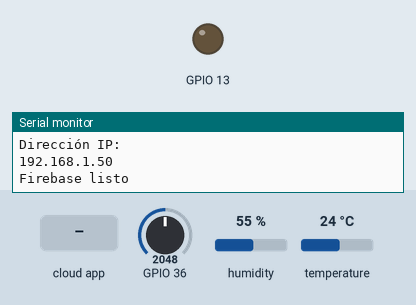
This sketch was run on a simulated ESP32. Parts: output pins drawn as LEDs (lit = HIGH), the last lines printed to the serial monitor. The inputs (shaded band) are chosen by the test bench; at power-on: GPIO 36 = 2048, humidity 55 %, temperature 24 °C. The Firebase database answers and starts empty.

Above: at 3.2 s.
3.3 s: the phone or cloud app sets action to START
At 5.7 s:
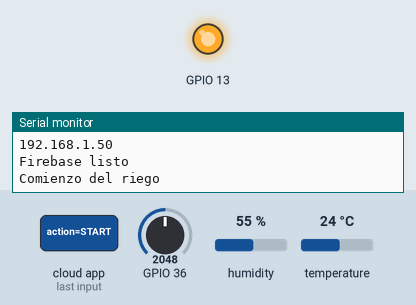
6.1 s: the phone or cloud app sets action to STOP
At 7.7 s:
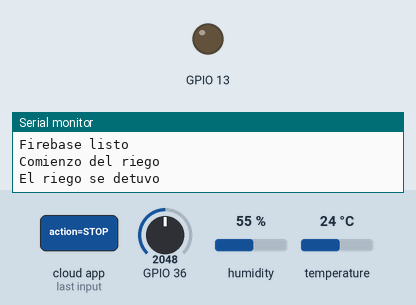
Timing chart, 0 to 9.2 s (numbered marks = the images above; inputs shaded):
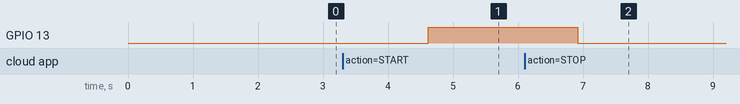

Measured:
- after the input at 3.3 s, GPIO 13: LOW → HIGH after 1.3 s
- after the input at 6.1 s, GPIO 13: HIGH → LOW after 0.82 s

The sketch:

main.ino
```cpp
#include <WiFi.h>
#include <Firebase_ESP_Client.h>
#include <DHT.h>

#include "wifi_config.h"
#include "firebase_config.h"
#include "firebase.h"
#include "sensors.h"
#include "actuators.h"

// Configuración de intervalos
#define READING_INTERVAL 2000
#define HISTORY_INTERVAL 300000

// variables globales
unsigned long lastHistoryUpdate = 0;

void setup()
{
    Serial.begin(115200);

    // Inicializar sensores y actuadores
    setupSensors();
    setupActuators();

    // Conexión WiFi
    connectWifi();

    // Configuración de la base de datos Firebase
    setupFirebase();
}

void loop()
{
    if (Firebase.ready()) {
        unsigned long currentMillis = millis();

        // Leer datos de los sensores
        float temperature = readTemperature();
        float humidity = readHumidity();
        float soilMoisture = readSoilMoisture();

        // Actualizar lecturas actuales en Firebase
        updateCurrentReadings(temperature, humidity, soilMoisture);

        // Guardar datos históricos cada HISTORY_INTERVAL (5 minutos)
        if (currentMillis - lastHistoryUpdate >= HISTORY_INTERVAL) {
            updateHistoricalData(temperature, humidity, soilMoisture);
            lastHistoryUpdate = currentMillis;
        }

        // Verificar comandos desde Firebase
        checkWateringCommands();
    }

    delay(READING_INTERVAL); // Esperar antes de realizar la siguiente iteración
}
```

actuators.c
```cpp
#include <Arduino.h>

#include "actuators.h"

void setupActuators()
{
    pinMode(WATER_PUMP_PIN, OUTPUT);
    digitalWrite(WATER_PUMP_PIN, LOW); // Asegurar que la bomba esté apagada inicialmente
}

void startWatering()
{
    digitalWrite(WATER_PUMP_PIN, HIGH);
    Serial.println("Comienzo del riego");
}

void stopWatering()
{
    digitalWrite(WATER_PUMP_PIN, LOW);
    Serial.println("El riego se detuvo");
}
```

firebase.c
```cpp
#include "firebase_config.h"
#include "firebase.h"
#include "actuators.h"

void updateCurrentReadings(float temperature, float humidity, float soilMoisture)
{
    FirebaseJson json;
    json.set("temperature", temperature);
    json.set("humidity", humidity);
    json.set("soilMoisture", soilMoisture);
    json.set("timestamp", String(millis()));

    if (!Firebase.RTDB.setJson(&fbdo, "/current", &json)) {
        Serial.println("Error al actualizar los datos actuales: " + fbdo.errorReason());
    }
}

void updateHistoricalData(float temperature, float humidity, float soilMoisture)
{
    FirebaseJson json;
    json.set("temperature", temperature);
    json.set("humidity", humidity);
    json.set("soilMoisture", soilMoisture);
    json.set("timestamp", String(millis()));

    if (!Firebase.RTDB.pushJSON(&fbdo, "/history", &json)) {
        Serial.println("Error al actualizar los datos históricos: " + fbdo.errorReason());
    }
}

void checkWateringCommands()
{
    if (Firebase.RTDB.getString(&fbdo, "/commands/water/action")) {
        String action = fbdo.stringData();
        if (action == "START") startWatering();
        if (action == "STOP") stopWatering();
    }
}
```

sensors.c
```cpp
#include "sensors.h"

DHT dht(DHT_PIN, DHTTYPE);

void setupSensors() {
    dht.begin();
}

float readTemperature()
{
    float t = dht.readTemperature();
    if (isnan(t)) {
        Serial.println("¡Error al leer la temperatura!");
        return 0;
    }
    return t;
}

float readHumidity()
{
    float h = dht.readHumidity();
    if (isnan(h)) {
        Serial.println("¡Error al leer la humedad!");
        return 0;
    }
    return h;
}

float readSoilMoisture()
{
    int rawValue = analogRead(MOISTURE_PIN);
    float moisture = map(rawValue, 4095, 0, 0, 100);
    return constrain(moisture, 0, 100);
}
```
